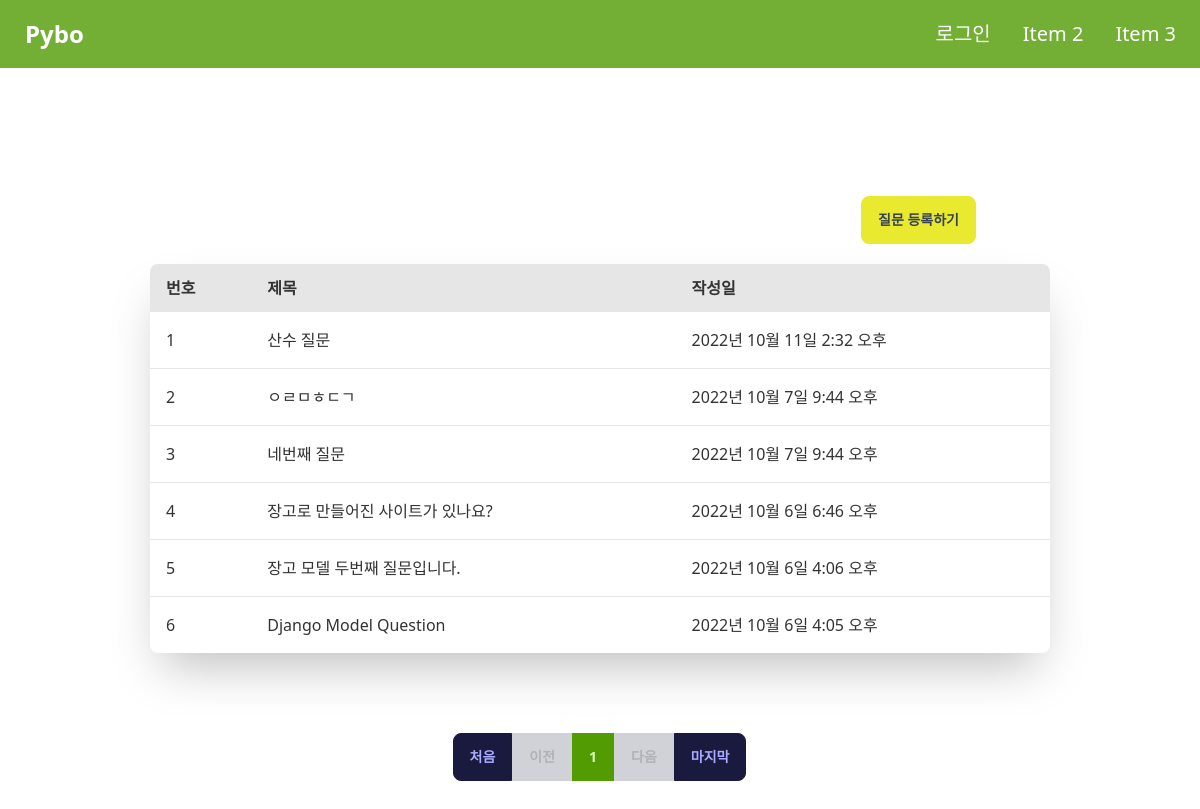
Before: /pybo/ with the older database file.
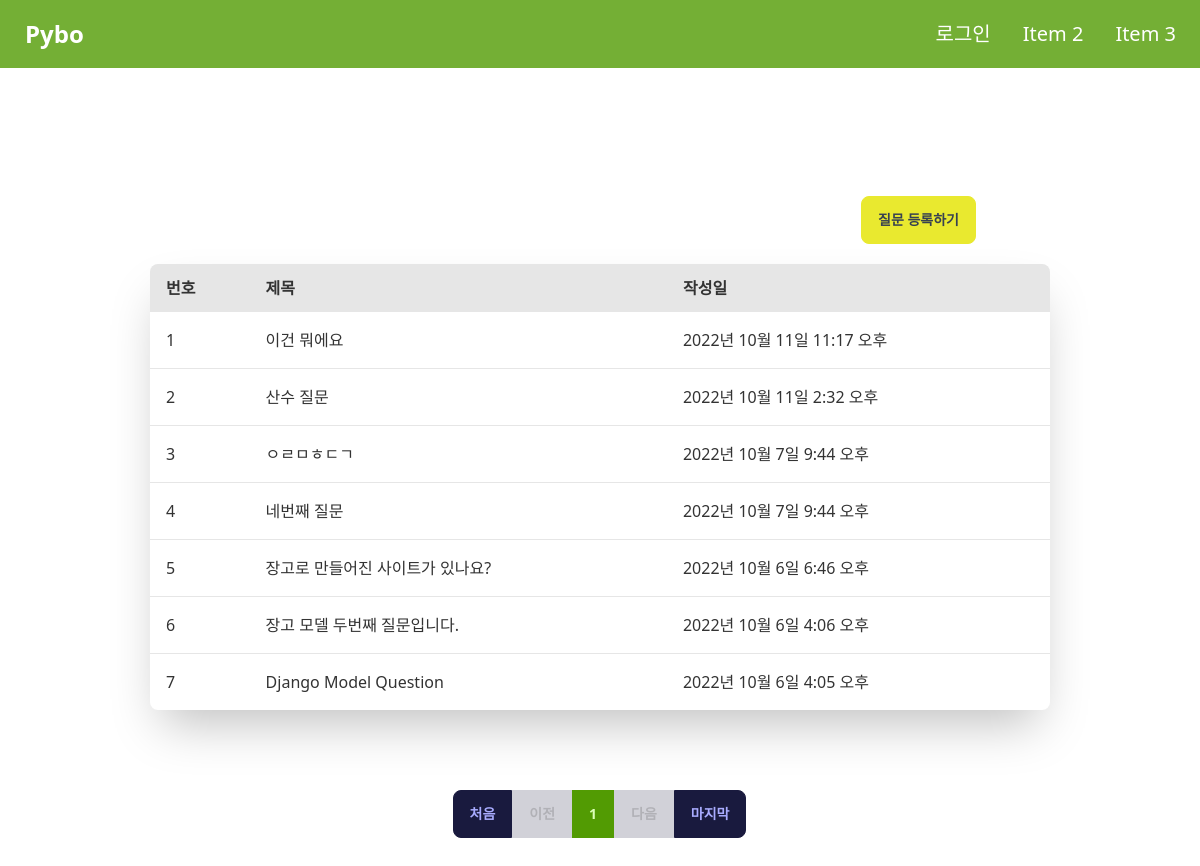
After: the same page with the newer database file.
### pybo/models.py (models this page shows, shortened)
class Question(models.Model):   # 질문 클래스 생성
    subject = models.CharField(max_length=200)  # 제목 컬럼, 글자수 길이 제한이 필요한 속성은 CharField()사용
    content = models.TextField()    # 내용 컬럼, 글자수 길이 제한 필요없는 속성은 TextField()사용
    create_date = models.DateTimeField()    # 작성일

### pybo/views.py (the view)
# urls.py: path('', views.index, name='index'),  # /pybo로 url요청 시 views.index로 리턴
def index(request):
    page = request.GET.get('page', '1')  # 페이지 : http://localhost:8000/pybo/?page=1 처럼 GET 방식으로 호출된 URL에서 page값을 가져올 때 사용하는데 메인페이지로 호출됫을 시 기본값으로 page를 1로 설정
    question_list = Question.objects.order_by('-create_date')   # order_by() : 조회 결과를 정렬하는 함수, -가 있으면 역방향/없으면 순방향
    paginator = Paginator(question_list, 10)    # 페이지 당 10개씩 보여주기
    page_obj = paginator.get_page(page)  # 요청된 페이지에 해당되는 페이징 객체 생성 -> 페이징 객체에는 다양한 속성 존재(블로그 참고)
    last_page_num = 0
    for last_page in paginator.page_range:
        last_page_num = last_page
    context = {
        'question_list': page_obj,      # question_list는 페이징 객체
        'last_page_num': last_page_num,   # 마지막 페이지
    }
    return render(request, 'pybo/question_list.html', context) # 조회된 질문목록을 pybo/question_list.html 템플릿 파일로 리턴하여 응답

### templates/pybo/question_list.html
{% extends 'base.html' %}
{% block content %}
    <div class="overflow-x-auto flex-col my-32 justify-center items-center text-center">
        <div class="text-end mx-56 mb-5">
            <a href="{% url 'pybo:question_create' %}" class="btn btn-secondary text-gray-700 hover:text-white">질문 등록하기</a>
        </div>
        <table class="table w-3/4 rounded-2xl mx-auto mb-20 shadow-2xl">
            <thead>
              <tr>
                <th class="text-[1rem]">번호</th>
                <th class="text-[1rem]">제목</th>
                <th class="text-[1rem]">작성일</th>
              </tr>
            </thead>
            <tbody>
            {% if question_list %}
                {% for question in question_list %}
              <tr class="hover">
                <td>{{ forloop.counter }}</td>
                <td class="hover:text-primary"><a href="{% url 'pybo:detail' question.id %}">{{ question.subject }}</a></td>
                <td>{{ question.create_date }}</td>
              </tr>
            {% endfor %}
                {% else %}
                <tr>
                    <td colspan="3">질문이 없습니다.</td>
                </tr>
                {% endif %}
            </tbody>
        </table>
        <div class="btn-group">
            <a href="?page={{ 1 }}" role="button" class="btn">처음</a>
            {% if question_list.has_previous %}
                <a href="?page={{ question_list.previous_page_number }}" role="button" class="btn">이전</a>
            {% else %}
                <a tabindex="-1" aria-disabled="true" href="#" role="button" class="btn" disabled>이전</a>
            {% endif %}
            {% for page_number in question_list.paginator.page_range %}
                {% if page_number >= question_list.number|add:-5 and page_number <= question_list.number|add:5 %}
                    {% if page_number == question_list.number%}
                        <a href="?page={{ page_number }}" role="button" class="btn btn-active">{{ page_number }}</a>
                    {% else %}
                        <a href="?page={{ page_number }}" role="button" class="btn">{{ page_number }}</a>
                    {% endif %}
                {% endif %}
            {% endfor %}
            {% if question_list.has_next %}
                <a href="?page={{ question_list.next_page_number }}" role="button" class="btn">다음</a>
            {% else %}
                <a tabindex="-1" aria-disabled="true" href="#" role="button" class="btn" disabled>다음</a>
            {% endif %}
            <a href="?page={{ last_page_num }}" role="button" class="btn">마지막</a>
        </div>
    </div>
{% endblock %}

### templates/base.html (shortened to what this page needs)
{% load static %}
{% load static tailwind_tags %}
<!doctype html>
<html lang="ko">
<head>
    {% tailwind_css %}
    <link rel="stylesheet" type="text/css" href="{% static 'style.css' %}">
</head>
<body>
    <div class="navbar bg-primary bg-opacity-80">
      <div class="flex-1">
        <a href="{% url 'pybo:index' %}" class="btn btn-ghost normal-case text-2xl text-white">Pybo</a>
      </div>
      <div class="flex-none">
        <ul class="menu menu-horizontal p-0 text-xl text-white">
          <li><a>로그인</a></li>
          <li><a>Item 2</a></li>
          <li><a>Item 3</a></li>
        </ul>
      </div>
    </div>
    {% block content %}{% endblock %}
</body>
</html>

Changed rows visible on the page:
added Question: subject "이건 뭐에요", create_date "2022년 10월 11일 11:17 오후"
